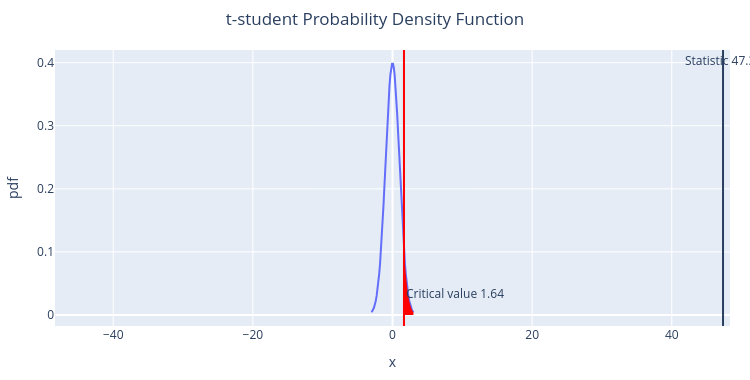

The code cell stored with this chart in its notebook:
### Code cell
show_statistical_test(
    statistic=statistic,
    alpha=float(alpha),
    n=n,
    distribution="t-student",
    alternative="greater"
)
